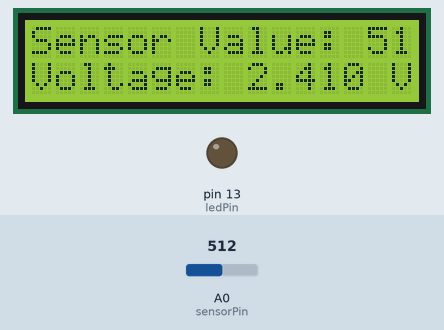
This sketch was run on a simulated Arduino Uno, built with avr-gcc and run on an emulated ATmega328P. Parts: 16×2 character LCD, output pins drawn as LEDs (lit = HIGH). Inputs (shaded band) come from the test bench; at power-on: A0 (sensorPin) = 512. What the sketch prints to the serial monitor is not drawn.

Above: at 1.2 s.
1.3 s: A0 (sensorPin) set to 716
At 2.9 s:
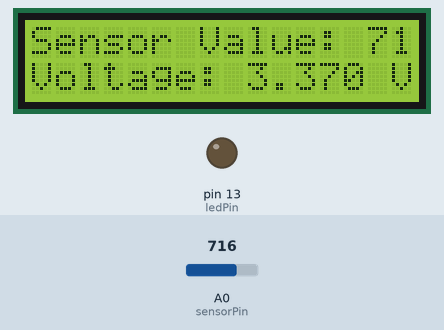
3.5 s: A0 (sensorPin) set to 900
At 4.8 s:
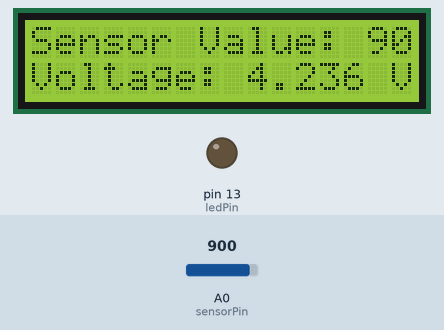
5.5 s: A0 (sensorPin) set to 1023
At 6.8 s:
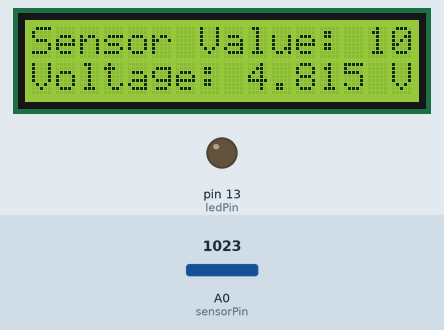
Timing chart, 0 to 8.5 s (numbered marks = the images above; inputs shaded):
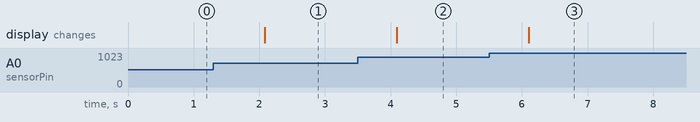

Measured:
- after the input at 1.3 s, the display: changes after 0.78 s (image 1)
- after the input at 3.5 s, the display: changes after 0.59 s (image 2)
- after the input at 5.5 s, the display: changes after 0.60 s (image 3)

The sketch:

Analog-Sensor.ino
```cpp
#include <LiquidCrystal.h>

int sensorPin = A0;
int ledPin = 13;
int sensorValue = 0;
float pv = 0;
String sv = "";

const int rs = 12, en = 11, d4 = 5, d5 = 4, d6 = 3, d7 = 2;
LiquidCrystal lcd(rs, en, d4, d5, d6, d7);

void setup()
{
    lcd.begin(16, 2);
    pinMode(ledPin, OUTPUT);
    Serial.begin(9600);
}

void loop()
{
    sensorValue = analogRead(sensorPin);
    pv = (4.82 * sensorValue) / 1024.0;
    sv = String(sensorValue);

    lcd.setCursor(0, 0);
    lcd.print("Sensor Value: ");
    lcd.print(sv);

    lcd.setCursor(0, 1);
    lcd.print("Voltage: ");
    lcd.print(pv, 3);
    lcd.print(" V");

    Serial.print("Voltage: ");
    Serial.println(pv);

    delay(1000);
}
```
